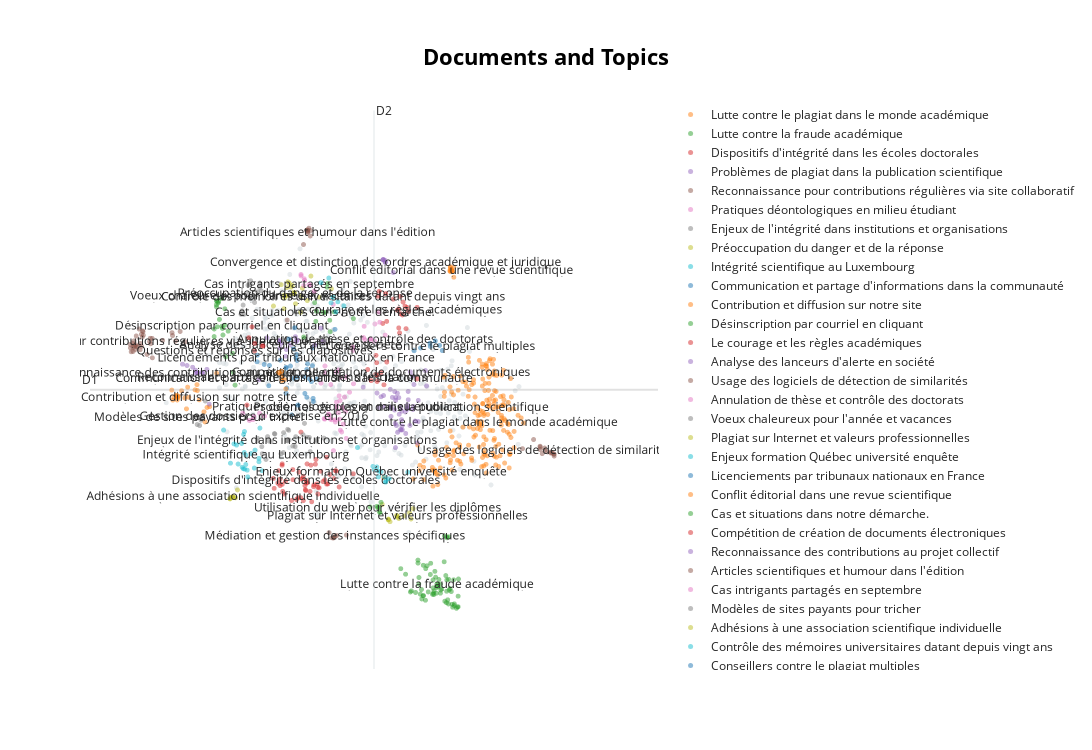

The code cell stored with this chart in its notebook:
### Code cell
# Print la longueur des dates et des phrases
print(f"\nNumber of dates: {len(df_dates_sentences_2['Date'].tolist())}")
print(f"Number of sentences: {len(df_dates_sentences_2['Sentence'].tolist())}")

# Pré-calculer les embeddings
sentences_2 = df_dates_sentences_2["Sentence"].tolist()
dates_2 = df_dates_sentences_2["Year"].tolist()
embeddings_2 = embedding_model.encode(sentences_2, show_progress_bar=True)

topic_model_2 = BERTopic(
    
      # Pipeline models
      embedding_model=embedding_model,
      #umap_model=umap_model,
      #hdbscan_model=hdbscan_model,
      #vectorizer_model=vectorizer_model,
      representation_model=representation_model,
      #ctfidf_model=ctfidf_model,
    
      # Hyperparameters
      #language="french",
      #top_n_words=10,
      min_topic_size=5,
      verbose=True
    )

topics_2, probs_2 = topic_model_2.fit_transform(sentences_2, embeddings_2)

gpt_topic_labels_2 = {topic: " | ".join(list(zip(*values))[0]) for topic, values in topic_model_2.topic_aspects_["OpenAI"].items()}
gpt_topic_labels_2[-1] = "Outlier Topic"
topic_model_2.set_topic_labels(gpt_topic_labels_2)

# Reduce dimensionality of embeddings, this step is optional but much faster to perform iteratively:
reduced_embeddings_2 = UMAP(metric='cosine', random_state=42).fit_transform(embeddings_2)

# Visualize the documents in 2-dimensional space and show the titles on hover instead of the abstracts
fig = topic_model_2.visualize_documents(sentences_2,
                                reduced_embeddings=reduced_embeddings_2,
                                custom_labels=True)
fig
